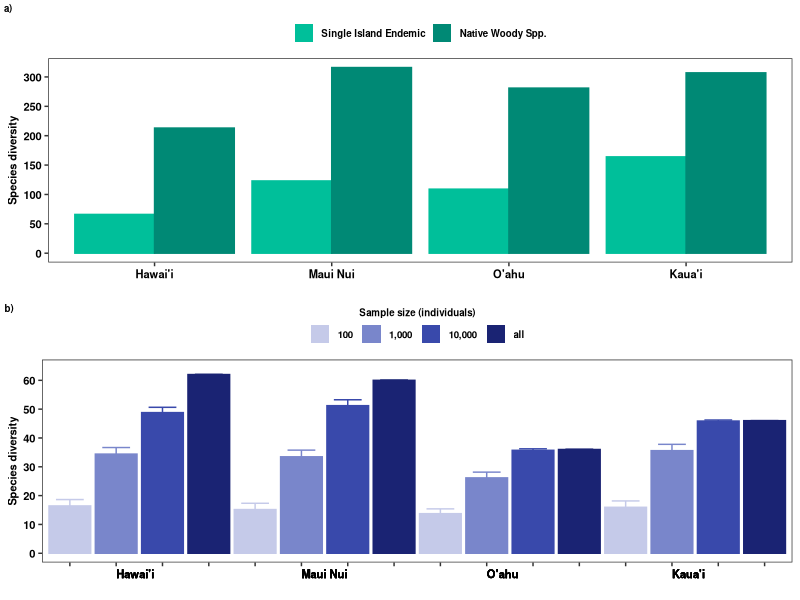

Reproduce this figure in R.

require(dplyr)
require(ggplot2)
require(grid)
require(ggsci)
require(reshape2)

#########
# data ##
#########

macro<-read.csv("Data/Hawaii_Div_Macro_SIE.csv",sep=",",header=T)

macroo<-melt(macro, id.vars="geo_entity2", measure.vars=c("nativeSIE","native_woody_spp","total_SppN"),variable.name="Div",value.name="Div2")

macroo$geo_entity2<-as.factor(macroo$geo_entity2)
macroo$geo_entity2<-factor(macroo$geo_entity2,levels=c("Hawai'i Island","Maui Nui","O'ahu Island","Kaua'i Island"))

macroo$Div<-as.character(macroo$Div)
macroo$Div<-ifelse(macroo$Div=="nativeSIE","Single Island Endemic",macroo$Div)
macroo$Div<-ifelse(macroo$Div=="total_SppN","Total Woody Spp.",macroo$Div)
macroo$Div<-ifelse(macroo$Div=="native_woody_spp","Native Woody Spp.",macroo$Div)

macroo$Div<-as.factor(macroo$Div)
macroo$Div<-factor(macroo$Div,levels=c("Single Island Endemic","Native Woody Spp.","Total Woody Spp."))

macroo2<-filter(macroo, Div!="Total Woody Spp.")

###########
# figure ##
###########

macro_g<-ggplot(macroo2,aes(x=geo_entity2,y=Div2,colour=Div, fill=Div))+ 
  geom_bar(stat="identity",position=position_dodge())+
  scale_x_discrete(labels=c("Hawai'i Island"="Hawai'i","Maui Nui"="Maui Nui","O'ahu Island"="O'ahu","Kaua'i Island"="Kaua'i"))+
  #scale_color_d3(palette="category20c")+ scale_fill_d3(palette="category20c")+
  scale_fill_manual(values=c("#00BF9A","#008975"))+
  scale_colour_manual(values=c("#00BF9A","#008975"))+
  
  scale_y_continuous(breaks=c(0,50, 100, 150, 200, 250, 300))+
  guides(colour=FALSE,fill=guide_legend(title="",title.position = "top"))+
  labs(x="",y="Species diversity")+
  theme_bw()+theme(legend.position="top", 
                   axis.title.y=element_text(colour="black",face="bold",size=8),
                   axis.title.x=element_text(colour="black",face="bold",size=6),
                   axis.text.x=element_text(colour=c("black"),face="bold",size=8),
                   axis.text.y=element_text(colour=c("black"),face="bold",size=8),
                   legend.text=element_text(colour=c("black"),face="bold",size=7),
                   legend.title = element_text(colour=c("black"),face="bold",size=6),
                   legend.title.align = 0.5,
                   legend.key.size = unit(1,"line"),
                   legend.margin =margin(t=0, r=0, b=0, l=0, unit="cm"),
                   panel.grid.major = element_blank(), panel.grid.minor = element_blank())

###############
# get colors ##
###############

g<-ggplot_build(macro_g)

unique(g$data[[1]]["fill"])

##############################################
# bar graph with rarefied species richness   #
##############################################

#########
# data ##
#########

SppR<-read.csv("Cleaned_Data/RarefySppRichness_alldata.csv",header=T)

SppR$Rarefy<-factor(SppR$Rarefy, levels=c("N100","N1000","N10000","all"))
SppR$Location<-factor(SppR$Location,levels=c("Hawai'i Island","Maui Nui","O'ahu Island","Kaua'i Island"))

SppR$Loc_Rare<-as.factor(paste(SppR$Location,SppR$Rarefy,sep="_"))

SppR$Loc_Rare<-factor(SppR$Loc_Rare, levels=c("Hawai'i Island_N100","Hawai'i Island_N1000","Hawai'i Island_N10000","Hawai'i Island_all",
                                              "Maui Nui_N100","Maui Nui_N1000","Maui Nui_N10000","Maui Nui_all" ,
                                              "O'ahu Island_N100","O'ahu Island_N1000","O'ahu Island_N10000","O'ahu Island_all",
                                              "Kaua'i Island_N100","Kaua'i Island_N1000","Kaua'i Island_N10000","Kaua'i Island_all"))

SppR$Rarefy<-as.character(SppR$Rarefy)
SppR$Rarefy2<-ifelse(SppR$Rarefy=="N100","100",NA)
SppR$Rarefy2<-ifelse(SppR$Rarefy=="N1000","1,000",SppR$Rarefy2)
SppR$Rarefy2<-ifelse(SppR$Rarefy=="N10000","10,000",SppR$Rarefy2)
SppR$Rarefy2<-ifelse(SppR$Rarefy=="all","all",SppR$Rarefy2)
SppR$Rarefy2<-as.factor(SppR$Rarefy2)
SppR$Rarefy2<-factor(SppR$Rarefy2, levels=c("100","1,000","10,000","all"))

###########
# figure ##
###########

All_bar<-ggplot(SppR,aes(x=Loc_Rare,y=S,colour=Rarefy2, fill=Rarefy2))+ 
  geom_bar(stat="identity",position=position_dodge())+
  geom_errorbar(data=SppR,aes(ymin=S-se,ymax =S+se), width=0.6) +
  scale_x_discrete(labels=c("Hawai'i Island_N100"="","Hawai'i Island_N1000"="Hawai'i","Hawai'i Island_N10000"="","Hawai'i Island_all"="",
                            "Maui Nui_N100"="","Maui Nui_N1000"="Maui Nui","Maui Nui_N10000"="","Maui Nui_all"="" ,
                            "O'ahu Island_N100"="","O'ahu Island_N1000"="O'ahu","O'ahu Island_N10000"="","O'ahu Island_all"="",
                            "Kaua'i Island_N100"="","Kaua'i Island_N1000"="Kaua'i","Kaua'i Island_N10000"="","Kaua'i Island_all"=""))+
  
  scale_fill_manual(values=c("#C5CAE9","#7986CB","#3949AB","#1A2373"))+
  scale_colour_manual(values=c("#C5CAE9","#7986CB","#3949AB","#1A2373"))+
  
  scale_y_continuous(limits=c(0,64),breaks=c(0, 10, 20, 30, 40, 50, 60))+
  guides(colour=FALSE,fill=guide_legend(title="Sample size (individuals)",title.position = "top"))+
  labs(x="",y="Species diversity")+
  theme_bw()+theme(legend.position="top", 
                   axis.title.y=element_text(colour="black",face="bold",size=8),
                   axis.title.x=element_text(colour="black",face="bold",size=6),
                   axis.text.x=element_text(colour=c("black"),face="bold",size=8, hjust=c(0.2,0,0,0)),
                   axis.text.y=element_text(colour=c("black"),face="bold",size=8),
                   legend.text=element_text(colour=c("black"),face="bold",size=7),
                   legend.title = element_text(colour="black",face="bold",size=7),
                   legend.title.align = 0.5,
                   legend.key.size = unit(1,"line"),
                   legend.margin =margin(t=0, r=0, b=0, l=0, unit="cm"),
                   panel.grid.major = element_blank(), panel.grid.minor = element_blank())

#################
# combine panels#
#################

require(cowplot)

png(filename="Figures/Macro_Diversity_SppDiv_Fig1.png", 
    units="in", 
    width=4, 
    height=8, 
    pointsize=2, 
    res=400)

plot_grid(macro_g, All_bar,labels=c("a)","b)"),label_size=7,ncol=1)


dev.off()


